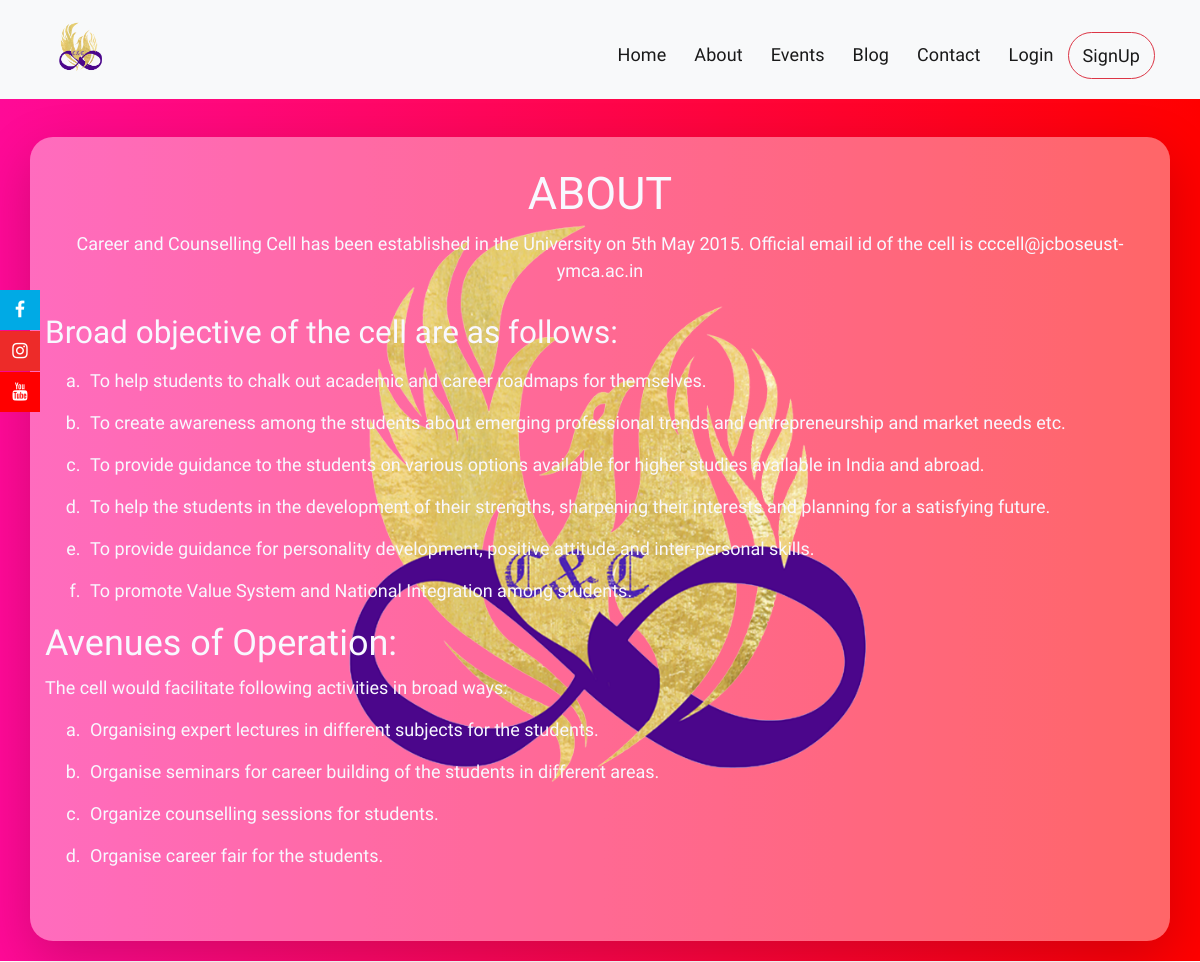
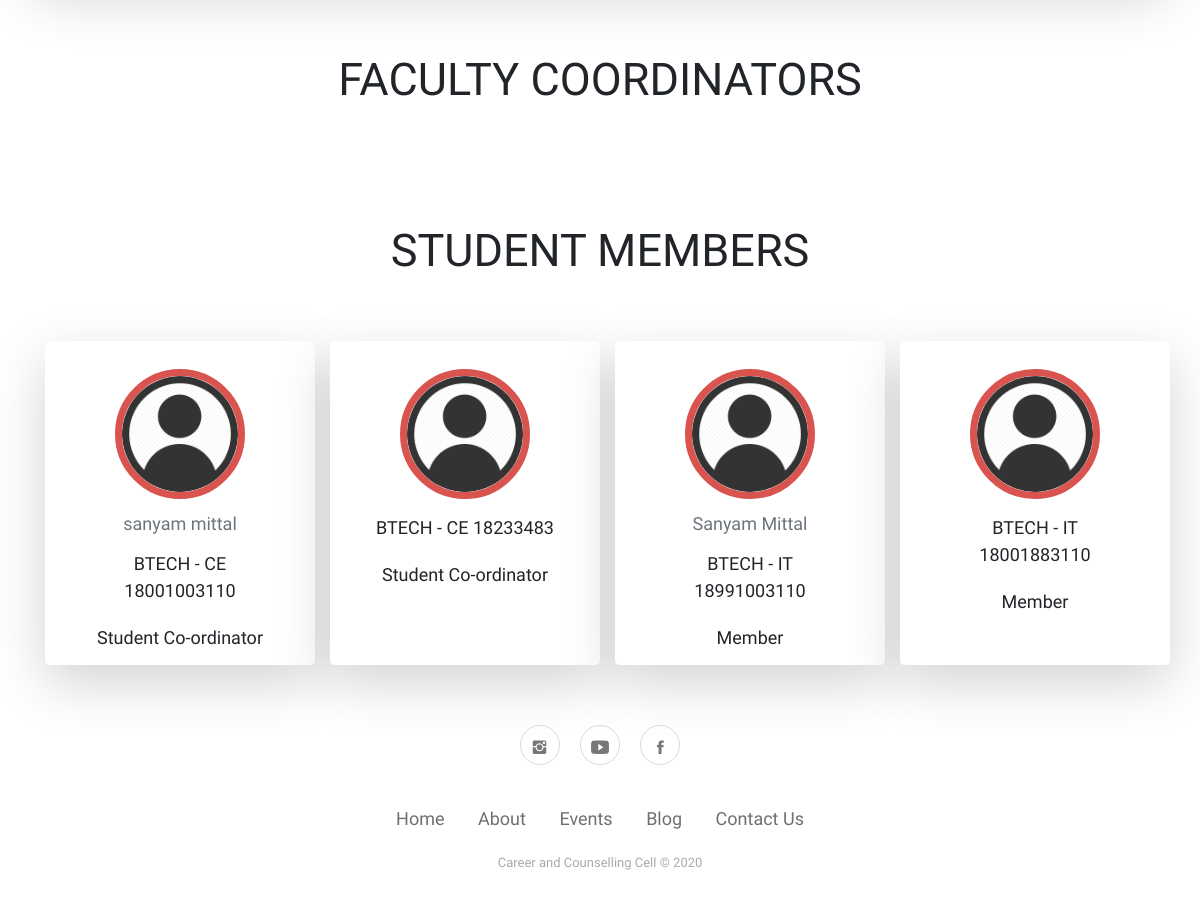
The page /about/ on the database its author committed (2 pictures, top to bottom).
### core/models.py (models this page shows, shortened)
class Member(models.Model):
    user = models.OneToOneField(User, on_delete=models.CASCADE)
    userprofile = models.ForeignKey(UserProfile, on_delete=models.CASCADE, default=None, blank=True, null=True)
    description = models.CharField(choices=member_description, max_length=100)
    status = models.CharField(choices=member_status, max_length=100, blank=True, null=True)
    class Meta:
        ordering = ['-description']

### accounts/models.py (models this page shows, shortened)
class UserProfile(models.Model):
    user = models.OneToOneField(User, on_delete=models.CASCADE)
    pic = models.ImageField(default='student pics/default_user.png', upload_to='student pics', blank=True, null=True)
    roll_no = models.BigIntegerField(unique=True)
    course = models.CharField(choices=courses, max_length=50)
    branch = models.CharField(choices=branch, max_length=50)
    icard = models.ImageField(upload_to='icard', blank=True, null=True)
    phoneno = models.BigIntegerField(default=None)
    class Meta:
        ordering = ['-roll_no', 'branch', 'course']

### core/views.py (the view)
# urls.py: path('about/', about, name='about'),
def about(request):
    members = Member.objects.all()
    faculties = FacultyProfile.objects.all()
    context = {
        'members': members,
        'faculties': faculties,
    }
    return render(request, 'core/about.html', context)

### templates/core/about.html (shortened to what this page needs)
{% extends 'base.html' %}
{% load static %}
{% block content %}
    <br>
    <br>
    <br>
<div style="background: rgb(2,0,36);
background: linear-gradient(90deg, rgba(2,0,36,1) 0%, rgba(255,10,151,1) 0%, rgba(255,0,0,1) 100%); padding: 20px;">
    <div class="container wow slideInUp shadow-lg" style="margin-top: 40px; padding-top: 30px; border-radius: 23px; color: ghostwhite; background-color: rgba(255,255,255,0.4); background-image: url('../../../static/img/logo.png'); background-size: contain; background-repeat: no-repeat; background-position: center">
        <h1 class="text-center wow slideInLeft">ABOUT</h1>
        <p style="text-align: center" class="wow slideInLeft">Career and Counselling Cell has been established in the University on 5th May 2015. Official email id of the cell is cccell@jcboseust-ymca.ac.in</p>
        <p class="text-center" style="margin-top: 30px;">
        <h3 class="wow slideInLeft"> Broad objective of the cell are as follows:</h3>
        <ol type="a" class="wow slideInLeft">
        <li>To help students to chalk out academic and career roadmaps for themselves.</li>
        <li>To create awareness among the students about emerging professional trends and entrepreneurship and market needs etc.</li>
        <li>To provide guidance to the students on various options available for higher studies available in India and abroad.</li>
        <li>To help the students in the development of their strengths, sharpening their interests and planning for a satisfying future.</li>
        <li>To provide guidance for personality development, positive attitude and inter-personal skills.</li>
        <li>To promote Value System and National Integration among students.</li>
        </ol>
        <b> <h2 class="wow slideInLeft"> Avenues of Operation:</h2></b>
    The cell would facilitate following activities in broad ways:
        <ol type="a" class="wow slideInLeft">
            <li>Organising expert lectures in different subjects for the students.</li>
            <li>Organise seminars for career building of the students in different areas.</li>
            <li>Organize counselling sessions for students.</li>
            <li>Organise career fair for the students.</li>
        </ol>
        </p><br><br>
    </div>
</div>
    {% include 'core/teachers.html' %}
    {% include 'core/studentmember1.html' %}
{% endblock %}

### templates/base.html (shortened to what this page needs)
<!DOCTYPE html>
<html  lang="en" dir="ltr">
{% load static %}
<head>
    {% load static %}
    <link rel="stylesheet" href="https://cdnjs.cloudflare.com/ajax/libs/animate.css/3.7.2/animate.min.css">
    <link rel="stylesheet" href="https://cdnjs.cloudflare.com/ajax/libs/twitter-bootstrap/4.3.1/css/bootstrap.min.css">
    <link rel="stylesheet" href="https://cdnjs.cloudflare.com/ajax/libs/font-awesome/4.7.0/css/font-awesome.min.css">
    <link rel="stylesheet" href="{% static 'fonts/font-awesome.min.css' %}">
    <link rel="stylesheet" href="{% static 'fonts/ionicons.min.css' %}">
    <link rel="stylesheet" href="{% static 'css/Footer-Basic.css' %}">
    <link rel="stylesheet" href="{% static 'css/Social-Menu-Sticky.css' %}">
    <link rel="stylesheet" href="https://maxcdn.bootstrapcdn.com/bootstrap/4.0.0-beta/css/bootstrap.min.css">
</head>
<body>
{% include 'navbar.html' %}
<div id="fixed-social">
    <div><a class="fixed-facebook" href="https://www.facebook.com/cccymcaust/" target="_blank"><i class="fa fa-facebook"></i><span>&nbsp;Facebook</span></a></div>
    <div><a class="fixed-instagram" href="https://www.instagram.com/career_counselling_cell_ymca/" target="_blank"><i class="fa fa-instagram"></i><span>&nbsp;Instagram</span></a></div>
    <div><a class="fixed-youtube" href="https://www.youtube.com/channel/UCuiPk4pocoSo0Dr6QjhoSaQ" target="_blank"><i class="fa fa-youtube"></i><span>&nbsp;Youtube</span></a></div>
</div>
{% block content %}
{% endblock %}
{% include 'footer.html' %}
</body>
</html>

### templates/navbar.html (shortened to what this page needs)
{% load static %}
<div style="margin-top: -4px;">
    <nav class="navbar navbar-light navbar-expand-lg bg-light fixed-top" >
        <div class="container" style=""><a class="navbar-brand" href="{% url 'core:home' %}" style="font-family:Arial Narrow, cursive;font-size: 40px;color: #ffffff;"><img src="{% static 'img/logo.png' %}" height="70" width="70"></a>
            <div class="collapse navbar-collapse" id="navcol-1">
                <ul class="nav navbar-nav ml-auto">
                    <li class="nav-item" role="presentation"><a class="nav-link active bord" href="{% url 'core:home' %}">Home</a></li>
                    <li class="nav-item" role="presentation"><a class="nav-link active bord" href="{% url 'core:about' %}">About</a></li>
                    <li class="nav-item" role="presentation"><a class="nav-link active bord" href="{% url 'events:events_list' %}">Events</a></li>
                    <li class="nav-item" role="presentation"><a class="nav-link active bord" href="{% url 'blog:blog' %}">Blog</a></li>
                    <li class="nav-item" role="presentation"><a class="nav-link active bord" href="{% url 'core:contact' %}">Contact</a></li>
                    {% if not request.user.is_authenticated %}
                    <li class="nav-item" role="presentation"><a class="nav-link active bord" href="{% url 'accounts:login' %}">Login</a></li>
                    <li class="nav-item border-info hov  text-center border border-danger" role="presentation"><a class="nav-link active" href="{% url 'accounts:register' %}">SignUp</a></li>
                    {% endif %}
                </ul>
            </div>
        </div>
    </nav>
</div>

### templates/core/teachers.html (shortened to what this page needs)
{% load static %}
{% block static %}
    <link rel="stylesheet" href="{% static 'bootstrap/css/bootstrap.min.css' %}">
{% endblock %}
{% block content %}
<div class="container certibody wow slideInUp">
        <center>
            <h1>
                <br>
                FACULTY COORDINATORS
            </h1>
            <br><br>
        </center>
    </div>
{% endblock %}

### templates/core/studentmember1.html (shortened to what this page needs)
{% load static %}
{% block static %}
    <link rel="stylesheet" href="{% static 'bootstrap/css/bootstrap.min.css' %}">
{% endblock %}
{% block content %}
<div class="container certibody  wow slideInUp">
        <center>
            <h1>
                <br>
                STUDENT MEMBERS
            </h1>
            <br><br>
                <div class="row user-list">
                {% for member in members %}
                    <div class="col-md-3 item">
                        <div class="card border-white border rounded shadow-lg" data-bs-hover-animate="pulse" style="width: 15rem; height: 18rem;">
                            <div class="card-body">
                                <div class="card-title" style="margin-top: 5px;"><a href="{% url 'accounts:dashboard' member.user.username %}"><img class="img" src="{{ member.userprofile.pic.url }}" height="130" width="130"></a></div>
                                <a href="{% url 'accounts:dashboard' member.user.username %}"><h6 class="text-muted card-subtitle mb-2 name" style="margin-top: 0px;">{{member.user.first_name}} {{ member.user.last_name }}</h6></a>
                                <p class="card-text title" style="width: 180px;margin-top: 15px;margin-bottom: 20px;">{{ member.userprofile.course }} - {{ member.userprofile.branch }} {{ member.userprofile.roll_no }}</p>
                                {% if member.description %}
                                <p class="description">{{ member.description }}</p>
                                {% endif %}
                            </div>
                        </div>
                    </div>
                {% endfor %}
                </div>
        </center>
    </div>
{% endblock %}

### templates/footer.html
<div class="footer-basic wow fadeInUp">
    <footer>
        <div class="social">
            <a href="https://www.instagram.com/career_counselling_cell_ymca/"><i class="icon ion-social-instagram"></i></a>
            <a href="https://www.youtube.com/channel/UCuiPk4pocoSo0Dr6QjhoSaQ"><i class="icon ion-social-youtube"></i></a>
            <a href="https://www.facebook.com/cccymcaust/"><i class="icon ion-social-facebook"></i></a></div>
        <ul class="list-inline">
            <li class="list-inline-item"><a href="{% url 'core:home' %}">Home</a></li>
            <li class="list-inline-item"><a href="{% url 'core:about' %}">About</a></li>
            <li class="list-inline-item"><a href="{% url 'events:events_list' %}">Events</a></li>
            <li class="list-inline-item"><a href="{% url 'blog:blog' %}">Blog</a></li>
            <li class="list-inline-item"><a href="{% url 'core:contact' %}">Contact Us</a></li>
        </ul>
        <p class="copyright">Career and Counselling Cell © 2020</p>
    </footer>
</div>

### static/css/Social-Menu-Sticky.css (style rules this page uses)
* { -webkit-box-sizing: border-box; -moz-box-sizing: border-box; box-sizing: border-box; }
#fixed-social { position: fixed; top: 130px; z-index: 1; padding: 0px; margin: 0px; position: fixed; top: 290px; }
#fixed-social a { color: #fff; display: block; height: 40px; position: relative; text-align: center; line-height: 40px; width: 40px; margin-bottom: 1px; z-index: 1; }
.fixed-facebook { background-color: #00AAE5; }
.fixed-instagram { background-color: #ED2B29; }
.fixed-youtube { background-color: #FF0000; }

### templates/base.html (style rules this page uses)
* { font-family: 'ZCOOL XiaoWei', serif; font-size: 18px; }

### templates/navbar.html (style rules this page uses)
.hov { border-radius: 30px; }
li { padding-right: 5px; padding-left: 5px; }
li { margin-bottom: 4px; }
.bord::after { content: ''; display: block; width: 0; height: 2px; background: #D9534F; transition: width .3s; }
.nav-item { text-transform: capitalize; letter-spacing: .1px; }

### templates/core/about.html (style rules this page uses)
li { margin-top: 15px; }

### templates/core/teachers.html (style rules this page uses)
.img { border: 0.4rem solid #d9534f; border-radius: 100%; }
.row .item { margin-bottom: 20px; }

### templates/core/studentmember1.html (style rules this page uses)
.img { border: 0.4rem solid #d9534f; border-radius: 100%; }
.row .item { margin-bottom: 20px; }

### rows shown on the page
Member: userprofile.pic (placeholder picture), user.first_name "sanyam", user.last_name "mittal", userprofile.course "BTECH", userprofile.branch "CE", userprofile.roll_no "18001003110", description "Student Co-ordinator"
Member: userprofile.pic (placeholder picture), userprofile.course "BTECH", userprofile.branch "CE", userprofile.roll_no "18233483", description "Student Co-ordinator"
Member: userprofile.pic (placeholder picture), user.first_name "Sanyam", user.last_name "Mittal", userprofile.course "BTECH", userprofile.branch "IT", userprofile.roll_no "18991003110", description "Member"
Member: userprofile.pic (placeholder picture), userprofile.course "BTECH", userprofile.branch "IT", userprofile.roll_no "18001883110", description "Member"
